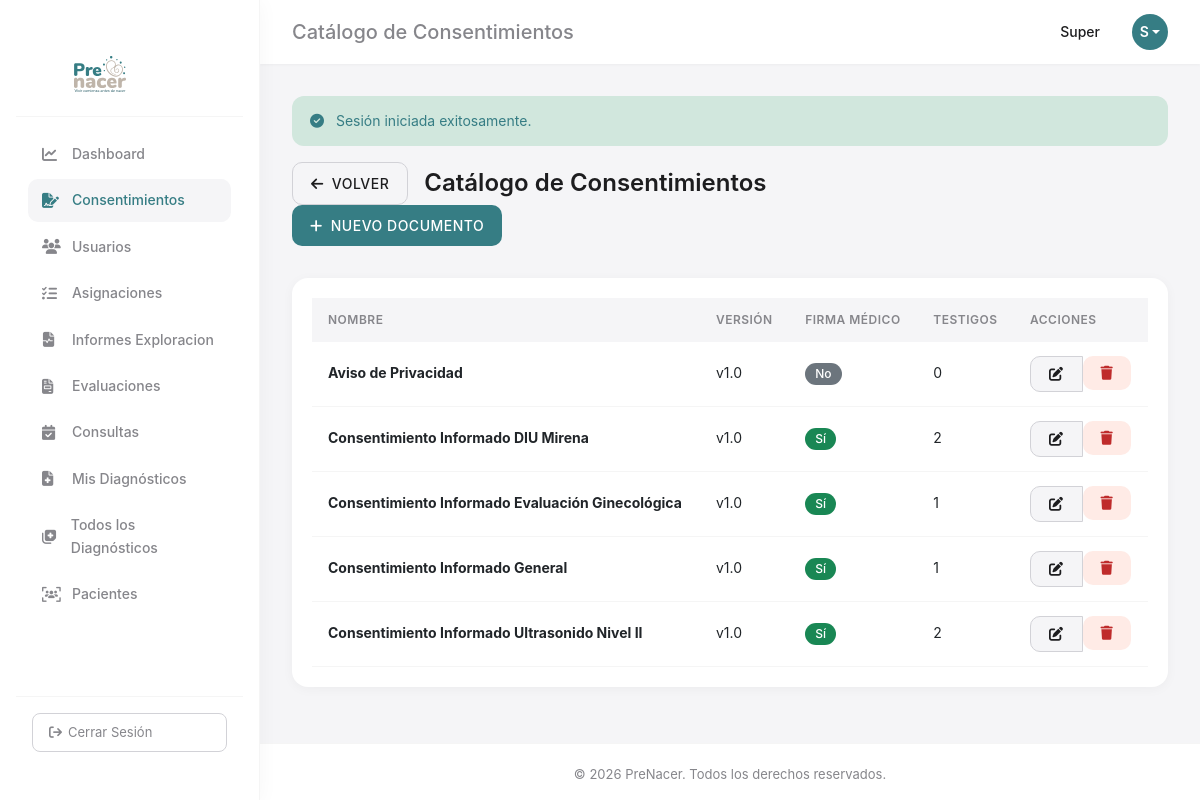
Page /consentimientos/catalogo (signed in) on the committed database.
### tables this page shows
CREATE TABLE IF NOT EXISTS catalogo_consentimientos (
    id INT AUTO_INCREMENT PRIMARY KEY,
    nombre_documento VARCHAR(150) NOT NULL,
    version VARCHAR(10),
    contenido TEXT NULL,
    requiere_firma_medico BOOLEAN DEFAULT TRUE,
    cantidad_testigos INT DEFAULT 0,
    activo BOOLEAN DEFAULT TRUE,
    created_at TIMESTAMP DEFAULT CURRENT_TIMESTAMP,
    updated_at TIMESTAMP DEFAULT CURRENT_TIMESTAMP ON UPDATE CURRENT_TIMESTAMP
);

### controllers/ConsentimientoController.php (called while the page is built, shortened)
<?php
require_once __DIR__ . '/../models/CatalogoConsentimiento.php';
class ConsentimientoController extends Controller
{
    private $catalogoModel;
    public function __construct()
    {
        $this->catalogoModel = new CatalogoConsentimiento();
    }
    public function catalogo()
    {
        $documentos = $this->catalogoModel->getAll();
        $this->render('consentimientos/catalogo/index', ['documentos' => $documentos]);
    }
}

### core/Router.php (called while the page is built, shortened)
<?php
class Router
{
    protected $routes = [];
    public function get($path, $callback)
    {
        $this->routes['GET'][$path] = $callback;
    }
    public function post($path, $callback)
    {
        $this->routes['POST'][$path] = $callback;
    }
    public function resolve()
    {
        $path = $_SERVER['REQUEST_URI'] ?? '/';
        if (defined('BASE_URL') && BASE_URL !== '/' && strpos($path, BASE_URL) === 0) {
            $path = substr($path, strlen(BASE_URL));
        } else {
            $scriptName = str_replace('\\', '/', dirname($_SERVER['SCRIPT_NAME']));
            if ($scriptName !== '/' && strpos($path, $scriptName) === 0) {
                $path = substr($path, strlen($scriptName));
            }
        }
        $method = $_SERVER['REQUEST_METHOD'] ?? 'GET';
        $callback = $this->routes[$method][$path] ?? false;
        if (is_array($callback)) {
            $callback[0] = new $callback[0]();
        }
        return call_user_func($callback);
    }
}

### index.php (called while the page is built, shortened)
<?php
require_once __DIR__ . '/core/Router.php';
require_once __DIR__ . '/controllers/ConsentimientoController.php';
$router = new Router();
$router->get('/dashboard', [DashboardController::class, 'index']);
$router->get('/perfil', [PerfilController::class, 'index']);
$router->get('/perfil/edit', [PerfilController::class, 'edit']);
$router->post('/perfil/update', [PerfilController::class, 'update']);
$router->get('/usuarios', [UserController::class, 'index']);
$router->get('/usuarios/search', [UserController::class, 'search']);
$router->get('/usuarios/create', [UserController::class, 'create']);
$router->post('/usuarios/store', [UserController::class, 'store']);
$router->get('/usuarios/edit', [UserController::class, 'edit']);
$router->post('/usuarios/update', [UserController::class, 'update']);
$router->get('/diagnosticos', [DiagnosticoController::class, 'index']);
$router->get('/diagnosticos/todos', [DiagnosticoController::class, 'todos']);
$router->get('/diagnosticos/create', [DiagnosticoController::class, 'create']);
$router->post('/diagnosticos/store', [DiagnosticoController::class, 'store']);
$router->get('/diagnosticos/show', [DiagnosticoController::class, 'show']);
$router->get('/diagnosticos/edit', [DiagnosticoController::class, 'edit']);
$router->post('/diagnosticos/update', [DiagnosticoController::class, 'update']);
$router->get('/asignaciones', [AsignacionController::class, 'index']);
$router->get('/asignaciones/mis-pacientes', [AsignacionController::class, 'misPacientes']);
$router->get('/asignaciones/create', [AsignacionController::class, 'create']);
$router->post('/asignaciones/store', [AsignacionController::class, 'store']);
$router->get('/pacientes', [PacienteController::class, 'index']);
$router->get('/pacientes/create', [PacienteController::class, 'create']);
$router->post('/pacientes/store', [PacienteController::class, 'store']);
$router->get('/informes_exploracion', [InformesExploracionController::class, 'index']);
$router->get('/informes_exploracion/create', [InformesExploracionController::class, 'create']);
$router->post('/informes_exploracion/store', [InformesExploracionController::class, 'store']);
$router->get('/informes_exploracion/show', [InformesExploracionController::class, 'show']);
$router->get('/informes_exploracion/edit', [InformesExploracionController::class, 'edit']);
$router->post('/informes_exploracion/update', [InformesExploracionController::class, 'update']);
$router->get('/informes_exploracion/delete', [InformesExploracionController::class, 'delete']);
$router->get('/informes_exploracion/por-paciente', [InformesExploracionController::class, 'porPaciente']);
$router->get('/consultas', [ConsultaController::class, 'index']);
$router->get('/consultas/create', [ConsultaController::class, 'create']);
$router->post('/consultas/store', [ConsultaController::class, 'store']);
$router->get('/consultas/show', [ConsultaController::class, 'show']);
$router->get('/evaluaciones', [EvaluacionesController::class, 'index']);
$router->get('/evaluaciones_1er_trimestre', [Evaluaciones1erTrimestreController::class, 'index']);
$router->get('/evaluaciones_1er_trimestre/create', [Evaluaciones1erTrimestreController::class, 'create']);
$router->post('/evaluaciones_1er_trimestre/store', [Evaluaciones1erTrimestreController::class, 'store']);
$router->get('/evaluaciones_1er_trimestre/show', [Evaluaciones1erTrimestreController::class, 'show']);
$router->get('/evaluaciones_1er_trimestre/edit', [Evaluaciones1erTrimestreController::class, 'edit']);
$router->post('/evaluaciones_1er_trimestre/update', [Evaluaciones1erTrimestreController::class, 'update']);
$router->get('/evaluaciones_1er_trimestre/print', [Evaluaciones1erTrimestreController::class, 'print']);
$router->post('/evaluaciones_1er_trimestre/delete', [Evaluaciones1erTrimestreController::class, 'delete']);
$router->get('/evaluaciones_2do_trimestre', [Evaluaciones2doTrimestreController::class, 'index']);
$router->get('/evaluaciones_2do_trimestre/create', [Evaluaciones2doTrimestreController::class, 'create']);
$router->post('/evaluaciones_2do_trimestre/store', [Evaluaciones2doTrimestreController::class, 'store']);
$router->get('/evaluaciones_2do_trimestre/show', [Evaluaciones2doTrimestreController::class, 'show']);
$router->get('/evaluaciones_2do_trimestre/edit', [Evaluaciones2doTrimestreController::class, 'edit']);
$router->post('/evaluaciones_2do_trimestre/update', [Evaluaciones2doTrimestreController::class, 'update']);
$router->get('/evaluaciones_2do_trimestre/print', [Evaluaciones2doTrimestreController::class, 'print']);
$router->post('/evaluaciones_2do_trimestre/delete', [Evaluaciones2doTrimestreController::class, 'delete']);
$router->get('/evaluaciones_3er_trimestre', [Evaluaciones3erTrimestreController::class, 'index']);
$router->get('/evaluaciones_3er_trimestre/create', [Evaluaciones3erTrimestreController::class, 'create']);
$router->post('/evaluaciones_3er_trimestre/store', [Evaluaciones3erTrimestreController::class, 'store']);
$router->get('/evaluaciones_3er_trimestre/show', [Evaluaciones3erTrimestreController::class, 'show']);
$router->get('/evaluaciones_3er_trimestre/edit', [Evaluaciones3erTrimestreController::class, 'edit']);
$router->post('/evaluaciones_3er_trimestre/update', [Evaluaciones3erTrimestreController::class, 'update']);
$router->get('/evaluaciones_3er_trimestre/print', [Evaluaciones3erTrimestreController::class, 'print']);
$router->post('/evaluaciones_3er_trimestre/delete', [Evaluaciones3erTrimestreController::class, 'delete']);
$router->get('/consentimientos', [ConsentimientoController::class, 'index']);
$router->get('/consentimientos/search', [ConsentimientoController::class, 'search']);
$router->get('/consentimientos/create', [ConsentimientoController::class, 'create']);
$router->post('/consentimientos/store', [ConsentimientoController::class, 'store']);
$router->get('/consentimientos/firmar', [ConsentimientoController::class, 'firmar']);
$router->post('/consentimientos/storeFirma', [ConsentimientoController::class, 'storeFirma']);
$router->get('/consentimientos/show', [ConsentimientoController::class, 'show']);
$router->get('/consentimientos/print', [ConsentimientoController::class, 'print']);
$router->get('/consentimientos/catalogo', [ConsentimientoController::class, 'catalogo']);
$router->get('/consentimientos/catalogo/create', [ConsentimientoController::class, 'catalogoCreate']);
$router->post('/consentimientos/catalogo/store', [ConsentimientoController::class, 'catalogoStore']);
$router->get('/consentimientos/catalogo/edit', [ConsentimientoController::class, 'catalogoEdit']);
$router->post('/consentimientos/catalogo/update', [ConsentimientoController::class, 'catalogoUpdate']);
$router->post('/consentimientos/catalogo/delete', [ConsentimientoController::class, 'catalogoDelete']);
$router->get('/login', [AuthController::class, 'showLogin']);
$router->post('/login', [AuthController::class, 'login']);
$router->get('/logout', [AuthController::class, 'logout']);
$router->get('/forgot-password', [PasswordResetController::class, 'showForgotForm']);
$router->post('/forgot-password', [PasswordResetController::class, 'sendResetLink']);
$router->get('/reset-password', [PasswordResetController::class, 'showResetForm']);
$router->post('/reset-password', [PasswordResetController::class, 'resetPassword']);
$router->get('/', [AuthController::class, 'showLogin']);
$router->resolve();

### helpers/Url.php (called while the page is built, shortened)
<?php
class Url
{
    public static function base()
    {
        $scriptPath = dirname($_SERVER['SCRIPT_NAME']);
        return $scriptPath;
    }
    public static function to($path)
    {
        $path = ltrim($path, '/');
        if (empty($path)) {
            return self::base();
        }
        return rtrim(self::base(), '/') . '/' . ltrim($path, '/');
    }
}

### core/Database.php (called while the page is built, shortened)
<?php
class Database
{
    private static $instance = null;
    private $pdo;
    private function __construct()
    {
        try {
            $dsn = "mysql:host=" . DB_HOST . ";port=" . DB_PORT . ";dbname=" . DB_NAME . ";charset=" . DB_CHARSET;
            $options = [
                PDO::ATTR_ERRMODE => PDO::ERRMODE_EXCEPTION,
                PDO::ATTR_DEFAULT_FETCH_MODE => PDO::FETCH_ASSOC,
                PDO::ATTR_EMULATE_PREPARES => false,
            ];
            $this->pdo = new PDO($dsn, DB_USER, DB_PASS, $options);
            $this->pdo->exec("SET NAMES utf8mb4");
        }
        catch (PDOException $e) {
            die("Database Connection Error: " . $e->getMessage());
        }
    }
    public static function getInstance()
    {
        if (self::$instance === null) {
            self::$instance = new self();
        }
        return self::$instance;
    }
    public function getConnection()
    {
        return $this->pdo;
    }
}

### models/CatalogoConsentimiento.php (called while the page is built, shortened)
<?php
require_once __DIR__ . '/../core/Database.php';
class CatalogoConsentimiento
{
    private $db;
    public function __construct()
    {
        $this->db = Database::getInstance()->getConnection();
    }
    public function getAll()
    {
        $stmt = $this->db->query("SELECT * FROM catalogo_consentimientos WHERE activo = 1 ORDER BY nombre_documento");
        return $stmt->fetchAll();
    }
}

### views/consentimientos/catalogo/index.php (the view, shortened to what this page needs)
<?php
require_once __DIR__ . '/../../layouts/header.php';
require_once __DIR__ . '/../../layouts/sidebar.php';
?>
<div class="page-header">
    <div class="d-flex align-items-center gap-3">
        <a href="<?php echo Url::to('/consentimientos'); ?>" class="btn btn-apple btn-apple-secondary">
            <i class="fa-solid fa-arrow-left"></i> Volver
        </a>
        <h1 class="page-title mb-0">Catálogo de Consentimientos</h1>
    </div>
    <div class="page-header-actions">
        <a href="<?php echo Url::to('/consentimientos/catalogo/create'); ?>" class="btn btn-apple btn-apple-primary">
            <i class="fa-solid fa-plus"></i> Nuevo Documento
        </a>
    </div>
</div>
<div class="card">
    <div class="card-body">
        <div class="table-responsive">
            <table class="table table-hover">
                <thead>
                    <tr>
                        <th>Nombre</th>
                        <th>Versión</th>
                        <th>Firma Médico</th>
                        <th>Testigos</th>
                        <th>Acciones</th>
                    </tr>
                </thead>
                <tbody>
                    <?php if (!empty($documentos)): ?>
                        <?php foreach ($documentos as $doc): ?>
                            <tr>
                                <td><strong><?php echo htmlspecialchars($doc['nombre_documento']); ?></strong></td>
                                <td><?php echo $doc['version'] ? htmlspecialchars($doc['version']) : '-'; ?></td>
                                <td>
                                    <span class="badge bg-<?php echo $doc['requiere_firma_medico'] ? 'success' : 'secondary'; ?>">
                                        <?php echo $doc['requiere_firma_medico'] ? 'Sí' : 'No'; ?>
                                    </span>
                                </td>
                                <td><?php echo (int) $doc['cantidad_testigos']; ?></td>
                                <td>
                                    <div class="btn-group btn-group-sm">
                                        <a href="<?php echo Url::to('/consentimientos/catalogo/edit?id=' . $doc['id']); ?>" class="btn btn-apple btn-apple-secondary" title="Editar">
                                            <i class="fa-solid fa-edit"></i>
                                        </a>
                                        <form method="POST" action="<?php echo Url::to('/consentimientos/catalogo/delete'); ?>" style="display:inline;" onsubmit="return confirm('¿Eliminar este documento?');">
                                            <button type="submit" class="btn btn-apple btn-apple-danger btn-sm" title="Eliminar">
                                                <i class="fa-solid fa-trash"></i>
                                            </button>
                                        </form>
                                    </div>
                                </td>
                            </tr>
                        <?php endforeach; ?>
                    <?php else: ?>
                        <tr>
                            <td colspan="5" class="text-center text-muted">No hay documentos en el catálogo</td>
                        </tr>
                    <?php endif; ?>
                </tbody>
            </table>
        </div>
    </div>
</div>
<?php require_once __DIR__ . '/../../layouts/footer.php'; ?>

### rows in the picture
catalogo_consentimientos: nombre_documento "Aviso de Privacidad", version "v1.0", requiere_firma_medico "No", cantidad_testigos "0"
catalogo_consentimientos: nombre_documento "Consentimiento Informado DIU Mirena", version "v1.0", requiere_firma_medico "Sí", cantidad_testigos "2"
catalogo_consentimientos: nombre_documento "Consentimiento Informado Evaluación Ginecológica", version "v1.0", requiere_firma_medico "Sí", cantidad_testigos "1"
catalogo_consentimientos: nombre_documento "Consentimiento Informado General", version "v1.0", requiere_firma_medico "Sí", cantidad_testigos "1"
catalogo_consentimientos: nombre_documento "Consentimiento Informado Ultrasonido Nivel II", version "v1.0", requiere_firma_medico "Sí", cantidad_testigos "2"

### other values in the picture
$title "Catálogo de Consentimientos"
$user['nombre'] "Super"
substr($user['nombre'] ?? 'U', 0, 1) "S"
$flashSuccess "Sesión iniciada exitosamente."
